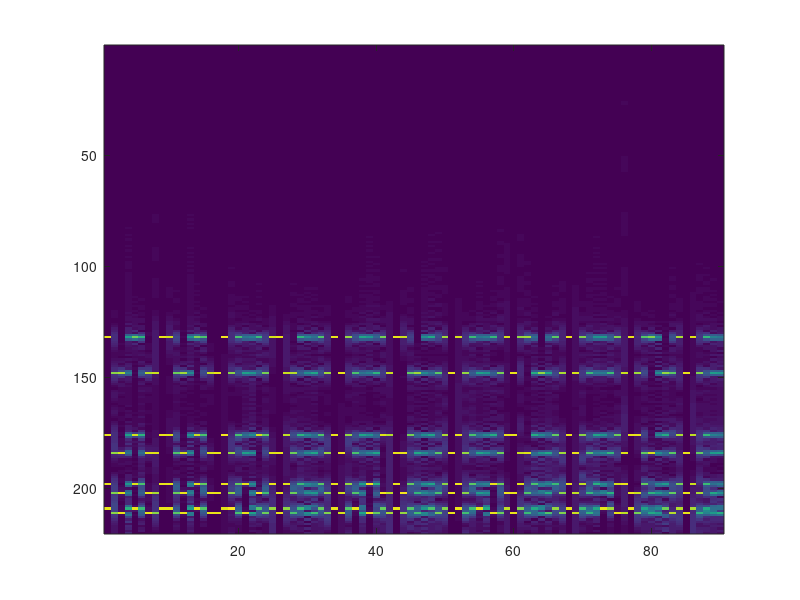

Reproduce this figure in MATLAB.
%PSEUDO_FM_ENCODER Summary of this function goes here
%   Detailed explanation goes here
function [ output_args ] = Pseudo_FM_Encoder( varargin )
	output_args = varargin;
	fs = 4410 * 2; % frecuencia de sampling
	sf = 1e3; % muestras por

	data1 = [ 85, 1, 1, 1, 1 ];
 	data2 = [ 85, 2, 2, 2, 2 ];
	data3 = [ 85, 4, 4, 4, 4 ];
	data4 = [ 85, 8, 8, 8, 8 ];

	freq = [200; 400; 800; 1600];
	data = [data1; data2; data3; data4];
	clear data1 data2 data3 data4;
	[channels, lengths] = size(data);

	outputdata = zeros(8 * lengths * sf, 1);
	for channel = 1:channels
		data_ = data(channel,:);
		freq_ = freq(channel);

		bindata = [];
		for i = 1:length(data_)
			bindata = [bindata; transpose(bitget(data_(i), 1:8))];
		end; clear i;

		sinedata = [];
		for i = 1:length(bindata)
			time = transpose(0 : 1/fs : (sf - 1)/fs) + i * (sf - 1)/fs;
			timeLength = length(time);
			sinedata = [sinedata; sin(2 * pi * freq_ * (0.9 + 0.2 * bindata(i)) * time(1:timeLength/2))];
			sinedata = [sinedata; sin(2 * pi * freq_ * (0.9 + 0.2 * not(bindata(i))) * time(timeLength/2+1:end))];
		end; clear i;
		outputdata = outputdata + sinedata;
	end; clear channel;
	clear data_ freq_;
	clear bindata;
	clear time sinedata;
	clear channels lengths;

	imagesc(flipud(abs(Pseudo_Spectometer(outputdata, 44100))));
	sound(outputdata);
	output_args = 1;
end

function [ ffts ] = Pseudo_Spectometer( data, frequency )
	dataLength = length(data);

	% Partition data into smaller fragments
	sliceSize = frequency / 100;
	slices = floor(dataLength / sliceSize);
	clear dataLength;
	slicesCount = slices * sliceSize;

	dataStart = data(1 : slicesCount);
	dataEnd = data(slicesCount + 1 : end);
	clear slicesCount;

	dataMatrix = reshape(dataStart, sliceSize, slices);
	clear dataStart dataEnd slices;

	% Apply FFT to each fragment
 	ffts = fft(dataMatrix);
	ffts = ffts(1:floor(sliceSize/2), :); % use first half
	clear sliceSize dataMatrix;
end
